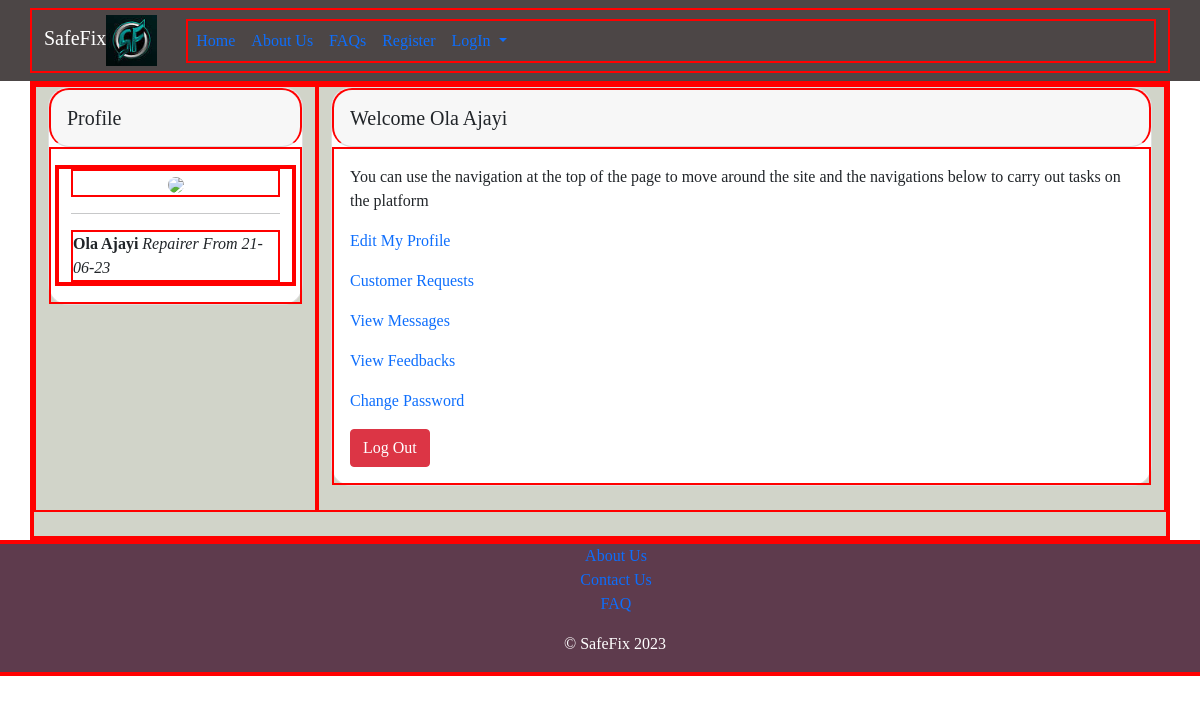
The page /repairerprofile.php (signed in) on the database its author committed.
### tables this page shows
CREATE TABLE `customer` (
  `cust_id` int(11) NOT NULL,
  `cust_firstName` varchar(100) DEFAULT NULL,
  `cust_lastName` varchar(100) DEFAULT NULL,
  `cust_userName` varchar(50) DEFAULT NULL,
  `cust_email` varchar(100) DEFAULT NULL,
  `cust_phoneNumber` varchar(50) DEFAULT NULL,
  `cust_gender` enum('male','female') DEFAULT NULL,
  `cust_role` enum('customer','repairer') NOT NULL,
  `cust_address` varchar(200) DEFAULT NULL,
  `cust_password` varchar(200) DEFAULT NULL,
  `cust_confirmPassword` varchar(200) DEFAULT NULL,
  `cust_image` varchar(200) NOT NULL,
  `cust_state` varchar(50) DEFAULT NULL,
  `cust_localGovt` varchar(255) DEFAULT NULL,
  `cust_created` timestamp NOT NULL DEFAULT current_timestamp()
);

### classes/dbconnection.php (called while the page is built, shortened)
<?php
class Dbconnection{
    private $conn;
    public function connect(){
        try{
            $this->conn = new PDO(self::DSN, self::DB_USERNAME, self::DB_PASSWORD);
            $this->conn->setAttribute(PDO::ATTR_ERRMODE, PDO::ERRMODE_EXCEPTION);
        }catch(PDOException $ex){
            error_log("Connection Unsuccessful". $ex->getMessage());
        }
        return $this->conn;
    }
}
?>

### classes/Customer.php (called while the page is built, shortened)
<?php
require_once("Dbconnection.php");
class Customer extends Dbconnection{
    private $conn;
    public function __construct(){
        $this->conn = $this->connect();
    }
        public function getUserDetails($cust_id){
        $sql = "SELECT * FROM customer WHERE cust_id=?";
        $stmt= $this->conn->prepare($sql);
        $stmt->execute([$cust_id]);
        $result= $stmt->fetch(PDO::FETCH_ASSOC);
        return $result;
    }
}

### repairerprofile.php (the view)
<?php
  require_once("partials/header1.php");
  require_once("classes/Customer.php");
$cust_id = $_SESSION["cust_id"];
$userone = new Customer();
$user = $userone->getUserDetails($cust_id);
?>
   <div class="container">
    <div class="row" style="background-color: #D1D4C9;">
    <div class="col-md-3 mb-4">
    <div class="card mb-4" style="border-radius: 20px;">
      <div class="card-header py-3" style="border-radius: 20px;">
        <h5 class="mb-0">Profile</h5>
      </div>
      <div class="card-body">
       <div class="row">
        <div class="col-12">
            <div class="text-center mb-3">
            <img src='<?php echo "process/".$user["cust_image"]; ?>' class="img-fluid rounded-circle">
            </div>
            <hr>
             <div>
             <span><b><?php echo $user["cust_firstName"]." " .$user["cust_lastName"];?></b></span>
            <span><i>Repairer From <?php echo date("d-m-y", strtotime($user["cust_created"]))?></i></span>
        </div>
        </div>
       </div>
      </div>
    </div>
  </div>
  <div class="col-md-9 mb-4">
    <div class="card mb-4" style="border-radius: 20px;">
      <div class="card-header py-3" style="border-radius: 20px;">
        <h5 class="mb-0">Welcome <?php echo $user["cust_firstName"]." ".$user["cust_lastName"];?></h5>
      </div>
      <div class="card-body" style="min-height:200px">
       <p>You can use the navigation at the top of the page to move around the site and the navigations below to carry out tasks on the platform</p>
       <p><a href="repairereditprofile.php" style="text-decoration:none;">Edit My Profile</a></p>
       <p><a href='customerrepairs.php?id=<?php echo $user["cust_id"]?>' style="text-decoration:none;">Customer Requests</a></p>
       <p><a href="viewcustmsg.php?id=<?php echo $user["cust_id"]?>" style="text-decoration:none;">View Messages</a></p>
       <p><a href="viewfeedbacks.php?id=<?php echo $user["cust_id"]?>" style="text-decoration:none;">View Feedbacks</a></p>
        <p><a href="changepassword.php" style="text-decoration:none;">Change Password</a></p>
        <form action="process/processlogout.php" method="POST">
    <input type="submit" value="Log Out" name="logoutbtn" id="logoutbtn" class="btn btn-danger">
    </form>
    </div>
    </div>
  </div>
</div>
</div>
    <?php
      require_once("partials/footer.php");
    ?>

### assets/css/miniproject.css (style rules this page uses)
* { box-sizing:border-box; }
div { border:2px solid red; }
h1,h2,h3,h4,h5,p,a,button,input,div { font-family:algerian serif; }

### rows shown on the page
customer: cust_firstName "Ola", cust_lastName "Ajayi", cust_created "21-06-23"
